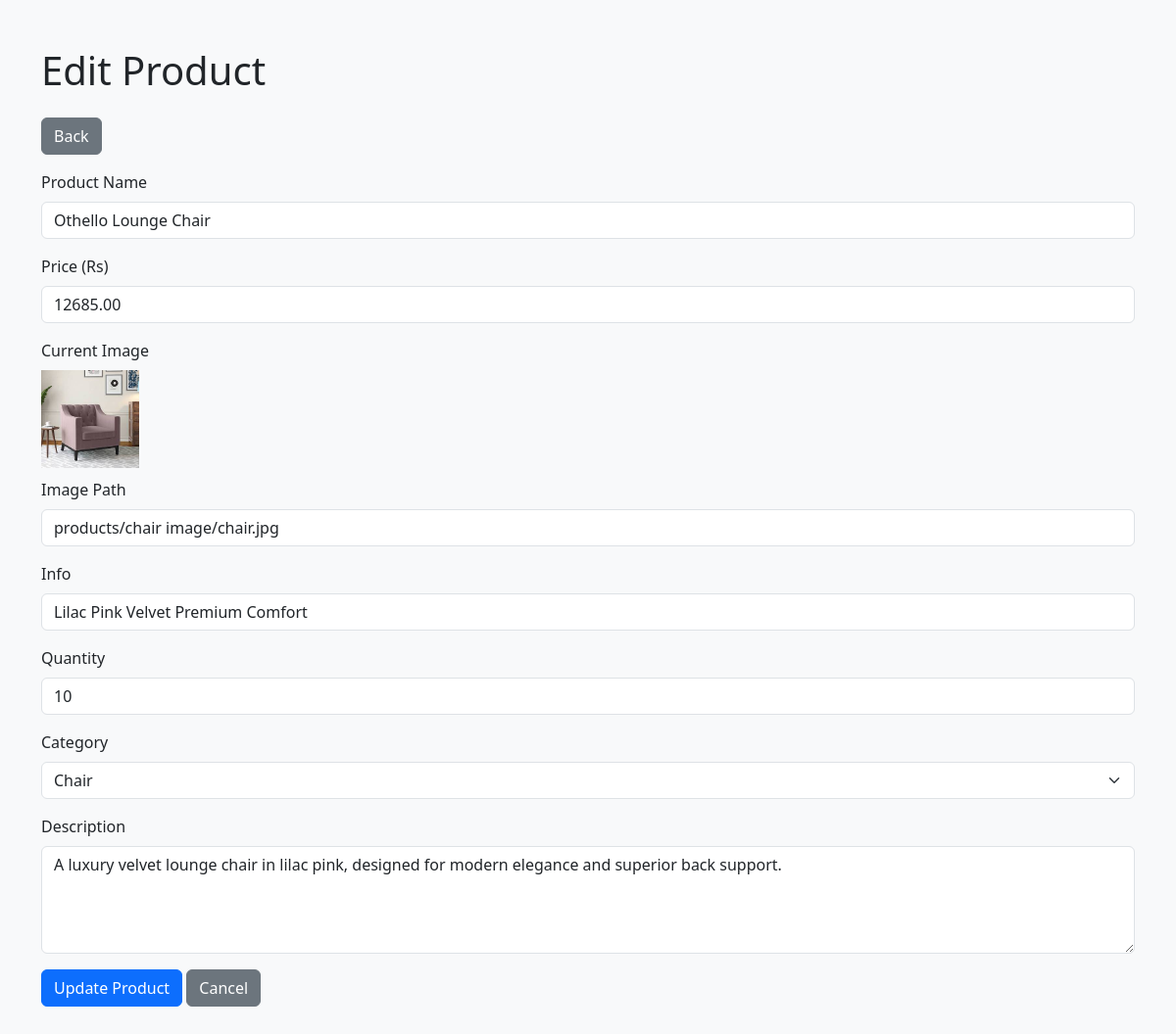
Page /admin_panal/edit_product.php?id=1 on the committed database.
### tables this page shows
CREATE TABLE IF NOT EXISTS `products` (
  `id` INT AUTO_INCREMENT PRIMARY KEY,
  `name` VARCHAR(255) NOT NULL,
  `price` DECIMAL(10,2) NOT NULL,
  `image_path` VARCHAR(255) NOT NULL,
  `info` VARCHAR(255) NOT NULL DEFAULT '',
  `quantity` INT NOT NULL DEFAULT 0,
  `category` VARCHAR(50) NOT NULL,
  `description` TEXT NOT NULL
);

### admin_panal/edit_product.php (the view, shortened to what this page needs)
<?php
include __DIR__ . '/../db_connection.php';
$id = $_GET['id'];
$sql = "SELECT * FROM `products` WHERE id=$id";
$result = $conn->query($sql);
$product = $result->fetch_assoc();
?>
<!DOCTYPE html>
<html lang="en">
<head>
    <link href="https://cdn.jsdelivr.net/npm/bootstrap@5.3.2/dist/css/bootstrap.min.css" rel="stylesheet">
</head>
<body class="bg-light">
    <div class="container py-5">
        <h1 class="mb-4">Edit Product</h1><a href="manage_products.php" class="btn btn-secondary mb-3">Back</a>
        <form method="POST">
            <div class="mb-3">
                <label class="form-label">Product Name</label>
                <input type="text" name="product_name" class="form-control" value="<?= $product['name']; ?>" required>
            </div>
            <div class="mb-3">
                <label class="form-label">Price (Rs)</label>
                <input type="number" name="price" class="form-control" value="<?= $product['price']; ?>" required>
            </div>
            <div class="mb-3">
                <label class="form-label">Current Image</label><br>
                <img src="<?= $product['image_path']; ?>" width="100" style="margin-bottom:10px;"><br>
                <label class="form-label">Image Path</label>
                <input type="text" name="image_path" class="form-control" value="<?= $product['image_path']; ?>" required>
            </div>
            <div class="mb-3">
                <label class="form-label">Info</label>
                <input type="text" name="info" class="form-control" value="<?= $product['info']; ?>" required>
            </div>
            <div class="mb-3">
                <label class="form-label">Quantity</label>
                <input type="number" name="quantity" class="form-control" value="<?= $product['quantity']; ?>" required>
            </div>
            <div class="mb-3">
                <label class="form-label">Category</label>
                <select name="category" class="form-select" required>
                    <option value="Chair" <?= $product['category'] == 'Chair' ? 'selected' : ''; ?>>Chair</option>
                </select>
            </div>
            <div class="mb-3">
                <label class="form-label">Description</label>
                <textarea name="description" class="form-control" rows="4" required><?= $product['description']; ?></textarea>
            </div>
            <button type="submit" name="update" class="btn btn-primary">Update Product</button>
            <a href="manage_products.php" class="btn btn-secondary">Cancel</a>
        </form>
    </div>
</body>
</html>

### rows in the picture
products: product_name "Othello Lounge Chair", price "12685.00", image_path (picture), image_path "products/chair image/chair.jpg", info "Lilac Pink Velvet Premium Comfort", quantity "10", description "A luxury velvet lounge chair in lilac pink, designed for modern elegance and superior back support."
